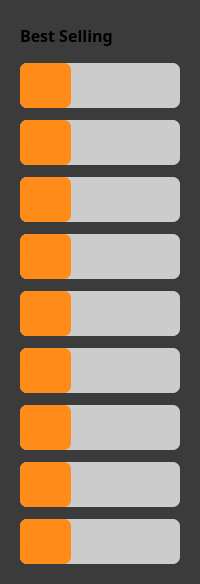
            <widget class="QWidget" name="widget_5" native="true">
             <property name="minimumSize">
              <size>
               <width>200</width>
               <height>0</height>
              </size>
             </property>
             <property name="maximumSize">
              <size>
               <width>210</width>
               <height>16777215</height>
              </size>
             </property>
             <property name="styleSheet">
              <string notr="true">background-color: #3B3B3B;
border-radius:10px;
</string>
             </property>
             <layout class="QVBoxLayout" name="verticalLayout_12">
              <item alignment="Qt::AlignmentFlag::AlignTop">
               <widget class="QWidget" name="widget_40" native="true">
                <property name="sizePolicy">
                 <sizepolicy hsizetype="Expanding" vsizetype="Preferred">
                  <horstretch>0</horstretch>
                  <verstretch>0</verstretch>
                 </sizepolicy>
                </property>
                <layout class="QVBoxLayout" name="verticalLayout_8">
                 <property name="spacing">
                  <number>12</number>
                 </property>
                 <item>
                  <widget class="QLabel" name="label_4">
                   <property name="minimumSize">
                    <size>
                     <width>121</width>
                     <height>31</height>
                    </size>
                   </property>
                   <property name="maximumSize">
                    <size>
                     <width>121</width>
                     <height>31</height>
                    </size>
                   </property>
                   <property name="font">
                    <font>
                     <family>Poppins SemiBold</family>
                     <pointsize>12</pointsize>
                     <bold>true</bold>
                    </font>
                   </property>
                   <property name="text">
                    <string>Best Selling</string>
                   </property>
                  </widget>
                 </item>
                 <item>
                  <widget class="QWidget" name="widget_6" native="true">
                   <property name="minimumSize">
                    <size>
                     <width>0</width>
                     <height>45</height>
                    </size>
                   </property>
                   <property name="maximumSize">
                    <size>
                     <width>16777215</width>
                     <height>45</height>
                    </size>
                   </property>
                   <property name="styleSheet">
                    <string notr="true">background-color: rgb(204, 204, 204);
border-radius:7px;
</string>
                   </property>
                   <layout class="QHBoxLayout" name="horizontalLayout_5">
                    <property name="leftMargin">
                     <number>0</number>
                    </property>
                    <property name="topMargin">
                     <number>0</number>
                    </property>
                    <property name="bottomMargin">
                     <number>0</number>
                    </property>
                    <item alignment="Qt::AlignmentFlag::AlignLeft">
                     <widget class="QWidget" name="widget_20" native="true">
                      <property name="minimumSize">
                       <size>
                        <width>51</width>
                        <height>0</height>
                       </size>
                      </property>
                      <property name="styleSheet">
                       <string notr="true">background-color: rgb(255, 140, 24);</string>
                      </property>
                      <layout class="QVBoxLayout" name="verticalLayout_27">
                       <item>
                        <widget class="QToolButton" name="toolButton">
                         <property name="text">
                          <string/>
                         </property>
                         <property name="icon">
                          <iconset>
                           <normaloff>:/iCons/icons/coffee-cup4.png</normaloff>:/iCons/icons/coffee-cup4.png</iconset>
                         </property>
                         <property name="iconSize">
                          <size>
                           <width>30</width>
                           <height>30</height>
                          </size>
                         </property>
                        </widget>
                       </item>
                      </layout>
                     </widget>
                    </item>
                   </layout>
                  </widget>
                 </item>
                 <item>
                  <widget class="QWidget" name="widget_7" native="true">
                   <property name="minimumSize">
                    <size>
                     <width>0</width>
                     <height>45</height>
                    </size>
                   </property>
                   <property name="maximumSize">
                    <size>
                     <width>16777215</width>
                     <height>45</height>
                    </size>
                   </property>
                   <property name="styleSheet">
                    <string notr="true">background-color: rgb(204, 204, 204);
border-radius:7px;
</string>
                   </property>
                   <layout class="QHBoxLayout" name="horizontalLayout_8">
                    <property name="leftMargin">
                     <number>0</number>
                    </property>
                    <property name="topMargin">
                     <number>0</number>
                    </property>
                    <property name="bottomMargin">
                     <number>0</number>
                    </property>
                    <item alignment="Qt::AlignmentFlag::AlignLeft">
                     <widget class="QWidget" name="widget_21" native="true">
                      <property name="minimumSize">
                       <size>
                        <width>51</width>
                        <height>0</height>
                       </size>
                      </property>
                      <property name="styleSheet">
                       <string notr="true">background-color: rgb(255, 140, 24);</string>
                      </property>
                      <layout class="QGridLayout" name="gridLayout_10">
                       <item row="0" column="0">
                        <widget class="QToolButton" name="toolButton_3">
                         <property name="text">
                          <string/>
                         </property>
                         <property name="icon">
                          <iconset>
                           <normaloff>:/iCons/icons/coffee-cup4.png</normaloff>:/iCons/icons/coffee-cup4.png</iconset>
                         </property>
                         <property name="iconSize">
                          <size>
                           <width>30</width>
                           <height>30</height>
                          </size>
                         </property>
                        </widget>
                       </item>
                      </layout>
                     </widget>
                    </item>
                   </layout>
                  </widget>
                 </item>
                 <item>
                  <widget class="QWidget" name="widget_8" native="true">
                   <property name="minimumSize">
                    <size>
                     <width>0</width>
                     <height>45</height>
                    </size>
                   </property>
                   <property name="maximumSize">
                    <size>
                     <width>16777215</width>
                     <height>45</height>
                    </size>
                   </property>
                   <property name="styleSheet">
                    <string notr="true">background-color: rgb(204, 204, 204);
border-radius:7px;
</string>
                   </property>
                   <layout class="QHBoxLayout" name="horizontalLayout_9">
                    <property name="leftMargin">
                     <number>0</number>
                    </property>
                    <property name="topMargin">
                     <number>0</number>
                    </property>
                    <property name="bottomMargin">
                     <number>0</number>
                    </property>
                    <item alignment="Qt::AlignmentFlag::AlignLeft">
                     <widget class="QWidget" name="widget_22" native="true">
                      <property name="minimumSize">
                       <size>
                        <width>51</width>
                        <height>0</height>
                       </size>
                      </property>
                      <property name="styleSheet">
                       <string notr="true">background-color: rgb(255, 140, 24);</string>
                      </property>
                      <layout class="QGridLayout" name="gridLayout_11">
                       <item row="0" column="0">
                        <widget class="QToolButton" name="toolButton_4">
                         <property name="text">
                          <string/>
                         </property>
                         <property name="icon">
                          <iconset>
                           <normaloff>:/iCons/icons/coffee-cup4.png</normaloff>:/iCons/icons/coffee-cup4.png</iconset>
                         </property>
                         <property name="iconSize">
                          <size>
                           <width>30</width>
                           <height>30</height>
                          </size>
                         </property>
                        </widget>
                       </item>
                      </layout>
                     </widget>
                    </item>
                   </layout>
                  </widget>
                 </item>
                 <item>
                  <widget class="QWidget" name="widget_9" native="true">
                   <property name="minimumSize">
                    <size>
                     <width>0</width>
                     <height>45</height>
                    </size>
                   </property>
                   <property name="maximumSize">
                    <size>
                     <width>16777215</width>
                     <height>45</height>
                    </size>
                   </property>
                   <property name="styleSheet">
                    <string notr="true">background-color: rgb(204, 204, 204);
border-radius:7px;
</string>
                   </property>
                   <layout class="QHBoxLayout" name="horizontalLayout_13">
                    <property name="leftMargin">
                     <number>0</number>
                    </property>
                    <property name="topMargin">
                     <number>0</number>
                    </property>
                    <property name="bottomMargin">
                     <number>0</number>
                    </property>
                    <item alignment="Qt::AlignmentFlag::AlignLeft">
                     <widget class="QWidget" name="widget_23" native="true">
                      <property name="minimumSize">
                       <size>
                        <width>51</width>
                        <height>0</height>
                       </size>
                      </property>
                      <property name="styleSheet">
                       <string notr="true">background-color: rgb(255, 140, 24);</string>
                      </property>
                      <layout class="QGridLayout" name="gridLayout_21">
                       <item row="0" column="0">
                        <widget class="QToolButton" name="toolButton_5">
                         <property name="text">
                          <string/>
                         </property>
                         <property name="icon">
                          <iconset>
                           <normaloff>:/iCons/icons/coffee-cup4.png</normaloff>:/iCons/icons/coffee-cup4.png</iconset>
                         </property>
                         <property name="iconSize">
                          <size>
                           <width>30</width>
                           <height>30</height>
                          </size>
                         </property>
                        </widget>
                       </item>
                      </layout>
                     </widget>
                    </item>
                   </layout>
                  </widget>
                 </item>
                 <item>
                  <widget class="QWidget" name="widget_10" native="true">
                   <property name="minimumSize">
                    <size>
                     <width>0</width>
                     <height>45</height>
                    </size>
                   </property>
                   <property name="maximumSize">
                    <size>
                     <width>16777215</width>
                     <height>45</height>
                    </size>
                   </property>
                   <property name="styleSheet">
                    <string notr="true">background-color: rgb(204, 204, 204);
border-radius:7px;
</string>
                   </property>
                   <layout class="QHBoxLayout" name="horizontalLayout_16">
                    <property name="leftMargin">
                     <number>0</number>
                    </property>
                    <property name="topMargin">
                     <number>0</number>
                    </property>
                    <property name="bottomMargin">
                     <number>0</number>
                    </property>
                    <item alignment="Qt::AlignmentFlag::AlignLeft">
                     <widget class="QWidget" name="widget_24" native="true">
                      <property name="minimumSize">
                       <size>
                        <width>51</width>
                        <height>0</height>
                       </size>
                      </property>
                      <property name="styleSheet">
                       <string notr="true">background-color: rgb(255, 140, 24);</string>
                      </property>
                      <layout class="QGridLayout" name="gridLayout_22">
                       <item row="0" column="0">
                        <widget class="QToolButton" name="toolButton_6">
                         <property name="text">
                          <string/>
                         </property>
                         <property name="icon">
                          <iconset>
                           <normaloff>:/iCons/icons/coffee-cup4.png</normaloff>:/iCons/icons/coffee-cup4.png</iconset>
                         </property>
                         <property name="iconSize">
                          <size>
                           <width>30</width>
                           <height>30</height>
                          </size>
                         </property>
                        </widget>
                       </item>
                      </layout>
                     </widget>
                    </item>
                   </layout>
                  </widget>
                 </item>
                 <item>
                  <widget class="QWidget" name="widget_11" native="true">
                   <property name="minimumSize">
                    <size>
                     <width>0</width>
                     <height>45</height>
                    </size>
                   </property>
                   <property name="maximumSize">
                    <size>
                     <width>16777215</width>
                     <height>45</height>
                    </size>
                   </property>
                   <property name="styleSheet">
                    <string notr="true">background-color: rgb(204, 204, 204);
border-radius:7px;
</string>
                   </property>
                   <layout class="QHBoxLayout" name="horizontalLayout_17">
                    <property name="leftMargin">
                     <number>0</number>
                    </property>
                    <property name="topMargin">
                     <number>0</number>
                    </property>
                    <property name="bottomMargin">
                     <number>0</number>
                    </property>
                    <item alignment="Qt::AlignmentFlag::AlignLeft">
                     <widget class="QWidget" name="widget_25" native="true">
                      <property name="minimumSize">
                       <size>
                        <width>51</width>
                        <height>0</height>
                       </size>
                      </property>
                      <property name="styleSheet">
                       <string notr="true">background-color: rgb(255, 140, 24);</string>
                      </property>
                      <layout class="QGridLayout" name="gridLayout_23">
                       <item row="0" column="0">
                        <widget class="QToolButton" name="toolButton_7">
                         <property name="text">
                          <string/>
                         </property>
                         <property name="icon">
                          <iconset>
                           <normaloff>:/iCons/icons/coffee-cup4.png</normaloff>:/iCons/icons/coffee-cup4.png</iconset>
                         </property>
                         <property name="iconSize">
                          <size>
                           <width>30</width>
                           <height>30</height>
                          </size>
                         </property>
                        </widget>
                       </item>
                      </layout>
                     </widget>
                    </item>
                   </layout>
                  </widget>
                 </item>
                 <item>
                  <widget class="QWidget" name="widget_12" native="true">
                   <property name="minimumSize">
                    <size>
                     <width>0</width>
                     <height>45</height>
                    </size>
                   </property>
                   <property name="maximumSize">
                    <size>
                     <width>16777215</width>
                     <height>45</height>
                    </size>
                   </property>
                   <property name="styleSheet">
                    <string notr="true">background-color: rgb(204, 204, 204);
border-radius:7px;
</string>
                   </property>
                   <layout class="QHBoxLayout" name="horizontalLayout_18">
                    <property name="leftMargin">
                     <number>0</number>
                    </property>
                    <property name="topMargin">
                     <number>0</number>
                    </property>
                    <property name="bottomMargin">
                     <number>0</number>
                    </property>
                    <item alignment="Qt::AlignmentFlag::AlignLeft">
                     <widget class="QWidget" name="widget_26" native="true">
                      <property name="minimumSize">
                       <size>
                        <width>51</width>
                        <height>0</height>
                       </size>
                      </property>
                      <property name="styleSheet">
                       <string notr="true">background-color: rgb(255, 140, 24);</string>
                      </property>
                      <layout class="QGridLayout" name="gridLayout_24">
                       <item row="0" column="0">
                        <widget class="QToolButton" name="toolButton_8">
                         <property name="text">
                          <string/>
                         </property>
                         <property name="icon">
                          <iconset>
                           <normaloff>:/iCons/icons/coffee-cup4.png</normaloff>:/iCons/icons/coffee-cup4.png</iconset>
                         </property>
                         <property name="iconSize">
                          <size>
                           <width>30</width>
                           <height>30</height>
                          </size>
                         </property>
                        </widget>
                       </item>
                      </layout>
                     </widget>
                    </item>
                   </layout>
                  </widget>
                 </item>
                 <item>
                  <widget class="QWidget" name="widget_13" native="true">
                   <property name="minimumSize">
                    <size>
                     <width>0</width>
                     <height>45</height>
                    </size>
                   </property>
                   <property name="maximumSize">
                    <size>
                     <width>16777215</width>
                     <height>45</height>
                    </size>
                   </property>
                   <property name="styleSheet">
                    <string notr="true">background-color: rgb(204, 204, 204);
border-radius:7px;
</string>
                   </property>
                   <layout class="QHBoxLayout" name="horizontalLayout_19">
                    <property name="leftMargin">
                     <number>0</number>
                    </property>
                    <property name="topMargin">
                     <number>0</number>
                    </property>
                    <property name="bottomMargin">
                     <number>0</number>
                    </property>
                    <item alignment="Qt::AlignmentFlag::AlignLeft">
                     <widget class="QWidget" name="widget_71" native="true">
                      <property name="minimumSize">
                       <size>
                        <width>51</width>
                        <height>0</height>
                       </size>
                      </property>
                      <property name="styleSheet">
                       <string notr="true">background-color: rgb(255, 140, 24);</string>
                      </property>
                      <layout class="QGridLayout" name="gridLayout_25">
                       <item row="0" column="0">
                        <widget class="QToolButton" name="toolButton_9">
                         <property name="text">
                          <string/>
                         </property>
                         <property name="icon">
                          <iconset>
                           <normaloff>:/iCons/icons/coffee-cup4.png</normaloff>:/iCons/icons/coffee-cup4.png</iconset>
                         </property>
                         <property name="iconSize">
                          <size>
                           <width>30</width>
                           <height>30</height>
                          </size>
                         </property>
                        </widget>
                       </item>
                      </layout>
                     </widget>
                    </item>
                   </layout>
                  </widget>
                 </item>
                 <item>
                  <widget class="QWidget" name="widget_14" native="true">
                   <property name="minimumSize">
                    <size>
                     <width>0</width>
                     <height>45</height>
                    </size>
                   </property>
                   <property name="maximumSize">
                    <size>
                     <width>16777215</width>
                     <height>45</height>
                    </size>
                   </property>
                   <property name="styleSheet">
                    <string notr="true">background-color: rgb(204, 204, 204);
border-radius:7px;
</string>
                   </property>
                   <layout class="QHBoxLayout" name="horizontalLayout_20">
                    <property name="leftMargin">
                     <number>0</number>
                    </property>
                    <property name="topMargin">
                     <number>0</number>
                    </property>
                    <property name="bottomMargin">
                     <number>0</number>
                    </property>
                    <item alignment="Qt::AlignmentFlag::AlignLeft">
                     <widget class="QWidget" name="widget_72" native="true">
                      <property name="minimumSize">
                       <size>
                        <width>51</width>
                        <height>0</height>
                       </size>
                      </property>
                      <property name="styleSheet">
                       <string notr="true">background-color: rgb(255, 140, 24);</string>
                      </property>
                      <layout class="QGridLayout" name="gridLayout_26">
                       <item row="0" column="0">
                        <widget class="QToolButton" name="toolButton_10">
                         <property name="text">
                          <string/>
                         </property>
                         <property name="icon">
                          <iconset>
                           <normaloff>:/iCons/icons/coffee-cup4.png</normaloff>:/iCons/icons/coffee-cup4.png</iconset>
                         </property>
                         <property name="iconSize">
                          <size>
                           <width>30</width>
                           <height>30</height>
                          </size>
                         </property>
                        </widget>
                       </item>
                      </layout>
                     </widget>
                    </item>
                   </layout>
                  </widget>
                 </item>
                </layout>
               </widget>
              </item>
             </layout>
            </widget>
